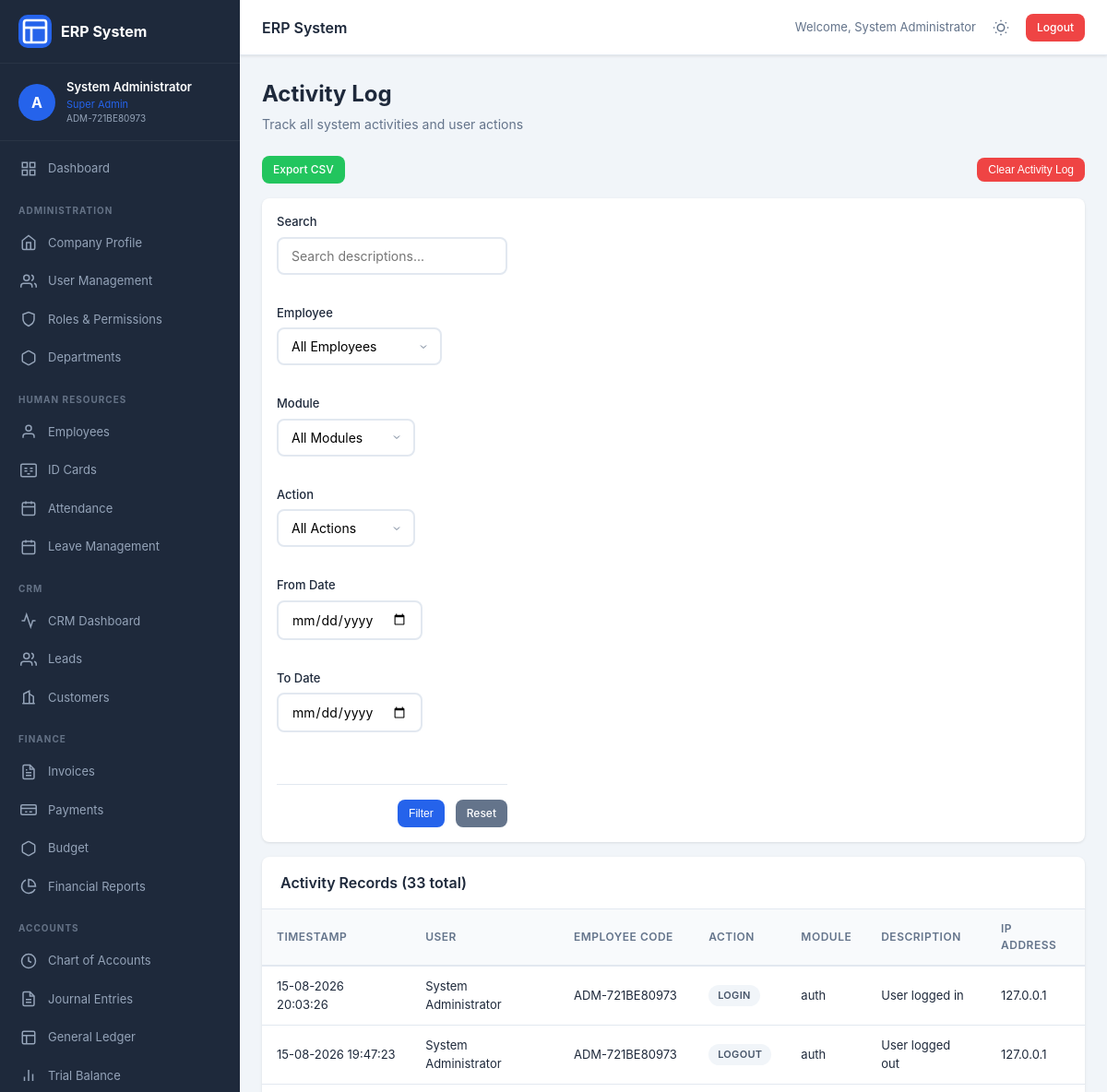
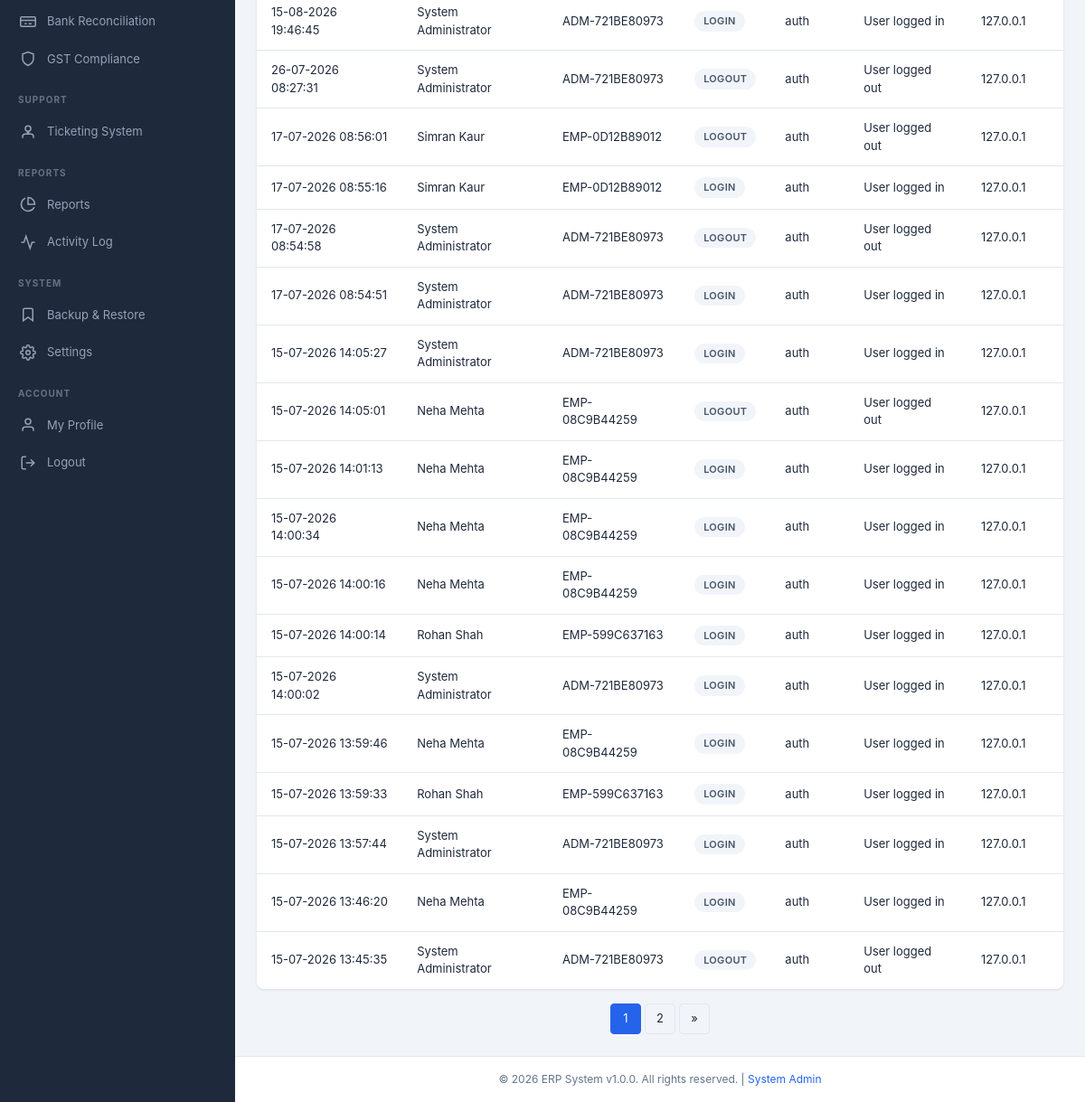
Page /modules/reports/activity.php (signed in) on the committed database (2 pictures, top to bottom).
### tables this page shows
CREATE TABLE users (
                id INTEGER PRIMARY KEY AUTOINCREMENT,
                username TEXT UNIQUE NOT NULL,
                password_hash TEXT NOT NULL,
                employee_code TEXT UNIQUE NOT NULL,
                email TEXT,
                phone TEXT,
                role_id INTEGER,
                is_active INTEGER DEFAULT 1,
                login_attempts INTEGER DEFAULT 0,
                locked_until TEXT,
                last_login TEXT,
                created_at TEXT DEFAULT (datetime('now','localtime')),
                updated_at TEXT DEFAULT (datetime('now','localtime')),
                FOREIGN KEY (role_id) REFERENCES roles(id)
            );

CREATE TABLE employees (
                id INTEGER PRIMARY KEY AUTOINCREMENT,
                user_id INTEGER UNIQUE,
                employee_code TEXT UNIQUE NOT NULL,
                first_name TEXT NOT NULL,
                last_name TEXT NOT NULL,
                middle_name TEXT,
                date_of_birth TEXT,
                gender TEXT,
                marital_status TEXT,
                blood_group TEXT,
                nationality TEXT DEFAULT 'Indian',
                religion TEXT,
                department TEXT,
                designation TEXT,
                date_of_joining TEXT,
                employment_type TEXT,
                work_location TEXT,
                reporting_to TEXT,
                shift_timing TEXT,
                weekly_off TEXT,
                aadhar_number_encrypted TEXT,
                aadhar_photo TEXT,
                pan_number_encrypted TEXT,
                pan_photo TEXT,
                passport_photo TEXT,
                phone_number TEXT,
                alternate_phone TEXT,
                personal_email TEXT,
                official_email TEXT,
                emergency_contact_name TEXT,
                emergency_contact_phone TEXT,
                emergency_contact_relation TEXT,
                address_aadhar TEXT,
                address_permanent TEXT,
                address_current TEXT,
                city TEXT,
                state TEXT,
                pincode TEXT,
                highest_education TEXT,
                university TEXT,
                year_of_passing TEXT,
                previous_company TEXT,
                previous_designation TEXT,
                years_of_experience TEXT,
                skills TEXT,
                bank_name TEXT,
                bank_account_number_encrypted TEXT,
                ifsc_code TEXT,
                bank_branch TEXT,
                uan_number_encrypted TEXT,
                esic_number_encrypted TEXT,
                is_active INTEGER DEFAULT 1,
                created_at TEXT DEFAULT (datetime('now','localtime')),
                updated_at TEXT DEFAULT (datetime('now','localtime')),
                FOREIGN KEY (user_id) REFERENCES users(id)
            );

CREATE TABLE roles (
                id INTEGER PRIMARY KEY AUTOINCREMENT,
                role_name TEXT UNIQUE NOT NULL,
                role_description TEXT,
                permissions TEXT,
                is_system INTEGER DEFAULT 0,
                created_at TEXT DEFAULT (datetime('now','localtime')),
                updated_at TEXT DEFAULT (datetime('now','localtime'))
            );

CREATE TABLE activity_logs (
                id INTEGER PRIMARY KEY AUTOINCREMENT,
                user_id INTEGER,
                employee_code TEXT,
                action TEXT,
                module TEXT,
                description TEXT,
                ip_address TEXT,
                user_agent TEXT,
                created_at TEXT DEFAULT (datetime('now','localtime'))
            );

### modules/reports/activity.php (the view, shortened to what the rows shown need)
<?php
require_once __DIR__ . '/../../init.php';
require_once __DIR__ . '/../../includes/header.php';
$page = isset($_GET['page']) ? max(1, (int)$_GET['page']) : 1;
$perPage = 20;
$where = [];
$params = [];
$whereClause = count($where) > 0 ? 'WHERE ' . implode(' AND ', $where) : '';
$offset = ($page - 1) * $perPage;
$logs = $db->fetchAll(
    "SELECT * FROM activity_logs $whereClause ORDER BY created_at DESC LIMIT $perPage OFFSET $offset",
    $params
);
?>
<div class="page-header">
    <h1 class="page-title">Activity Log</h1>
</div>
<div class="card">
    <div class="card-body p-0">
        <table class="table">
            <thead>
                <tr>
                    <th>Timestamp</th>
                    <th>User</th>
                    <th>Employee Code</th>
                    <th>Action</th>
                    <th>Module</th>
                    <th>Description</th>
                    <th>IP Address</th>
                </tr>
            </thead>
            <tbody>
                <?php if (empty($logs)): ?>
                <tr>
                    <td colspan="7" style="text-align:center;padding:40px;">No activity records found.</td>
                </tr>
                <?php else: ?>
                <?php foreach ($logs as $log): ?>
                <tr>
                    <td><?= formatDateTime($log['created_at']) ?></td>
                    <td><?= htmlspecialchars(getEmployeeName($log['employee_code'])) ?></td>
                    <td><?= htmlspecialchars($log['employee_code']) ?></td>
                    <td><?= getStatusBadge($log['action']) ?></td>
                    <td><?= htmlspecialchars($log['module']) ?></td>
                    <td><?= htmlspecialchars($log['description']) ?></td>
                    <td><?= htmlspecialchars($log['ip_address']) ?></td>
                </tr>
                <?php endforeach; ?>
                <?php endif; ?>
            </tbody>
        </table>
    </div>
</div>
<?php require_once __DIR__ . '/../../includes/footer.php'; ?>

### includes/header.php (shortened to what the rows shown need)
<?php
require_once __DIR__ . '/../init.php';
$currentUser = getCurrentUser();
?>
<!DOCTYPE html>
<html lang="en" data-theme="">
<head>
    <link rel="stylesheet" href="/assets/css/style.css">
</head>
<body>
    <div class="app-container">
        <nav class="sidebar" id="sidebar">
            <div class="sidebar-user">
                <div class="user-avatar">
                    <?= strtoupper(substr($currentUser['username'] ?? 'U', 0, 1)) ?>
                </div>
                <div class="user-info">
                    <span class="user-name"><?= getEmployeeName() ?></span>
                    <span class="user-role"><?= $currentUser['role_name'] ?? '' ?></span>
                    <span class="user-code"><?= $currentUser['employee_code'] ?? '' ?></span>
                </div>
            </div>
        </nav>
        <main class="main-content">
            <header class="top-bar">
                <div class="top-bar-right">
                    <span class="user-greeting">Welcome, <?= getEmployeeName() ?></span>
                    <button class="theme-toggle" id="themeToggle" onclick="toggleTheme()" title="Toggle Dark Mode">
                    </button>
                    <a href="/dashboard.php?logout=1" class="btn btn-sm btn-danger" onclick="return confirm('Logout?')">Logout</a>
                </div>
            </header>
            <div class="content-wrapper">

### init.php (shortened to what the rows shown need)
<?php
$auth = Auth::getInstance();
function getCurrentUser() {
    return Auth::getInstance()->getUser();
}
function getEmployeeName($empCode = null) {
    $db = Database::getInstance();
    if ($empCode === null) {
        $empCode = Auth::getInstance()->getEmployeeCode();
    }
    $emp = $db->fetchOne("SELECT first_name, last_name FROM employees WHERE employee_code = ?", [$empCode]);
    if ($emp) {
        return $emp['first_name'] . ' ' . $emp['last_name'];
    }
    return 'N/A';
}
function formatDateTime($datetime, $format = DATE_FORMAT . ' ' . TIME_FORMAT) {
    return date($format, strtotime($datetime));
}
function getStatusBadge($status) {
    $colors = [
        'active' => 'success',
        'inactive' => 'danger',
        'pending' => 'warning',
        'approved' => 'success',
        'rejected' => 'danger',
        'open' => 'info',
        'closed' => 'secondary',
        'in_progress' => 'primary',
        'resolved' => 'success',
        'paid' => 'success',
        'unpaid' => 'danger',
        'partial' => 'warning',
        'new' => 'info',
        'contacted' => 'primary',
        'qualified' => 'success',
        'lost' => 'danger',
        'present' => 'success',
        'absent' => 'danger',
        'leave' => 'warning',
        'half_day' => 'info',
        'high' => 'danger',
        'medium' => 'warning',
        'low' => 'info',
        'critical' => 'danger',
    ];
    $color = $colors[strtolower($status)] ?? 'secondary';
    return "<span class='badge bg-{$color}'>{$status}</span>";
}

### rows in the picture
users: username "A", role.role_name "Super Admin", employee_code "ADM-721BE80973"
employees: getEmployeeName() "System Administrator"
activity_logs: created_at "15-08-2026 20:03:26", employee_code.last_name "System Administrator", employee_code "ADM-721BE80973", action "LOGIN", module "auth", description "User logged in", ip_address "127.0.0.1"
activity_logs: created_at "15-08-2026 19:47:23", employee_code.last_name "System Administrator", employee_code "ADM-721BE80973", action "LOGOUT", module "auth", description "User logged out", ip_address "127.0.0.1"
activity_logs: created_at "15-08-2026 19:46:45", employee_code.last_name "System Administrator", employee_code "ADM-721BE80973", action "LOGIN", module "auth", description "User logged in", ip_address "127.0.0.1"
activity_logs: created_at "26-07-2026 08:27:31", employee_code.last_name "System Administrator", employee_code "ADM-721BE80973", action "LOGOUT", module "auth", description "User logged out", ip_address "127.0.0.1"
activity_logs: created_at "17-07-2026 08:56:01", employee_code.last_name "Simran Kaur", employee_code "EMP-0D12B89012", action "LOGOUT", module "auth", description "User logged out", ip_address "127.0.0.1"
activity_logs: created_at "17-07-2026 08:55:16", employee_code.last_name "Simran Kaur", employee_code "EMP-0D12B89012", action "LOGIN", module "auth", description "User logged in", ip_address "127.0.0.1"
activity_logs: created_at "17-07-2026 08:54:58", employee_code.last_name "System Administrator", employee_code "ADM-721BE80973", action "LOGOUT", module "auth", description "User logged out", ip_address "127.0.0.1"
activity_logs: created_at "17-07-2026 08:54:51", employee_code.last_name "System Administrator", employee_code "ADM-721BE80973", action "LOGIN", module "auth", description "User logged in", ip_address "127.0.0.1"
activity_logs: created_at "15-07-2026 14:05:27", employee_code.last_name "System Administrator", employee_code "ADM-721BE80973", action "LOGIN", module "auth", description "User logged in", ip_address "127.0.0.1"
activity_logs: created_at "15-07-2026 14:05:01", employee_code.last_name "Neha Mehta", employee_code "EMP-08C9B44259", action "LOGOUT", module "auth", description "User logged out", ip_address "127.0.0.1"
activity_logs: created_at "15-07-2026 14:01:13", employee_code.last_name "Neha Mehta", employee_code "EMP-08C9B44259", action "LOGIN", module "auth", description "User logged in", ip_address "127.0.0.1"
activity_logs: created_at "15-07-2026 14:00:34", employee_code.last_name "Neha Mehta", employee_code "EMP-08C9B44259", action "LOGIN", module "auth", description "User logged in", ip_address "127.0.0.1"
activity_logs: created_at "15-07-2026 14:00:16", employee_code.last_name "Neha Mehta", employee_code "EMP-08C9B44259", action "LOGIN", module "auth", description "User logged in", ip_address "127.0.0.1"
activity_logs: created_at "15-07-2026 14:00:14", employee_code.last_name "Rohan Shah", employee_code "EMP-599C637163", action "LOGIN", module "auth", description "User logged in", ip_address "127.0.0.1"
activity_logs: created_at "15-07-2026 14:00:02", employee_code.last_name "System Administrator", employee_code "ADM-721BE80973", action "LOGIN", module "auth", description "User logged in", ip_address "127.0.0.1"
activity_logs: created_at "15-07-2026 13:59:46", employee_code.last_name "Neha Mehta", employee_code "EMP-08C9B44259", action "LOGIN", module "auth", description "User logged in", ip_address "127.0.0.1"
activity_logs: created_at "15-07-2026 13:59:33", employee_code.last_name "Rohan Shah", employee_code "EMP-599C637163", action "LOGIN", module "auth", description "User logged in", ip_address "127.0.0.1"
activity_logs: created_at "15-07-2026 13:57:44", employee_code.last_name "System Administrator", employee_code "ADM-721BE80973", action "LOGIN", module "auth", description "User logged in", ip_address "127.0.0.1"
activity_logs: created_at "15-07-2026 13:46:20", employee_code.last_name "Neha Mehta", employee_code "EMP-08C9B44259", action "LOGIN", module "auth", description "User logged in", ip_address "127.0.0.1"
activity_logs: created_at "15-07-2026 13:45:35", employee_code.last_name "System Administrator", employee_code "ADM-721BE80973", action "LOGOUT", module "auth", description "User logged out", ip_address "127.0.0.1"

### other values in the picture
APP_NAME "ERP System"
$total "33"
APP_VERSION "1.0.0"
